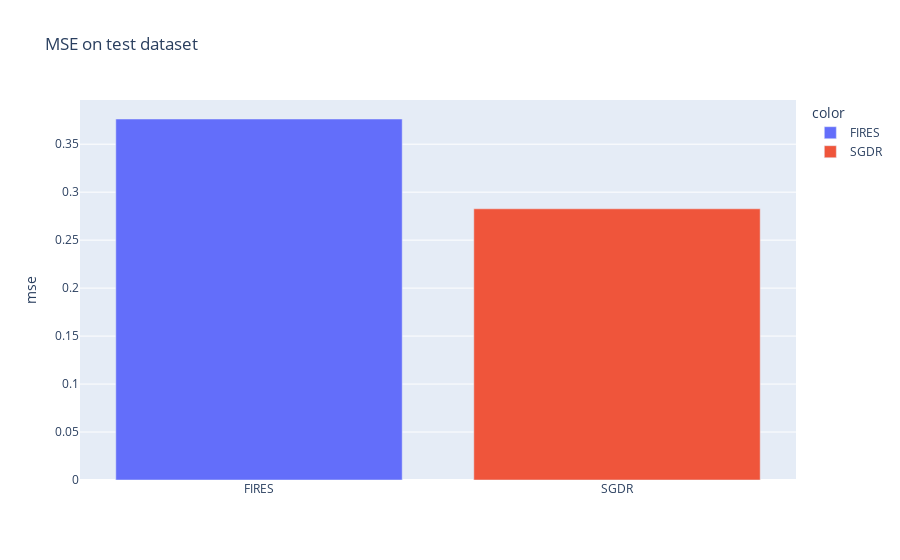

The notebook cell saved with this chart:
### Code cell
col_names = ["FIRES", "SGDR" ]
values = [fires_cuda_mse_test, sgdr_mse_test]
fig = px.bar(x=col_names, y=values, title="MSE on test dataset", labels={"y":"mse", "x":""}, color=col_names)
fig.show()

### Figure 1 — Plotly figure (JSON) as saved in the notebook; plotly's stock layout.template omitted (floating-point values rounded to 4 significant figures)
{"data": [{"alignmentgroup": "True", "hovertemplate": "color=FIRES<br>=%{x}<br>mse=%{y}<extra></extra>", "legendgroup": "FIRES", "marker": {"color": "#636efa"}, "name": "FIRES", "offsetgroup": "FIRES", "orientation": "v", "showlegend": true, "textposition": "auto", "type": "bar", "x": ["FIRES"], "xaxis": "x", "y": [0.3763], "yaxis": "y"}, {"alignmentgroup": "True", "hovertemplate": "color=SGDR<br>=%{x}<br>mse=%{y}<extra></extra>", "legendgroup": "SGDR", "marker": {"color": "#EF553B"}, "name": "SGDR", "offsetgroup": "SGDR", "orientation": "v", "showlegend": true, "textposition": "auto", "type": "bar", "x": ["SGDR"], "xaxis": "x", "y": [0.2827], "yaxis": "y"}], "layout": {"barmode": "relative", "legend": {"title": {"text": "color"}, "tracegroupgap": 0}, "title": {"text": "MSE on test dataset"}, "xaxis": {"anchor": "y", "domain": [0, 1], "title": {"text": ""}}, "yaxis": {"anchor": "x", "domain": [0, 1], "title": {"text": "mse"}}}}
